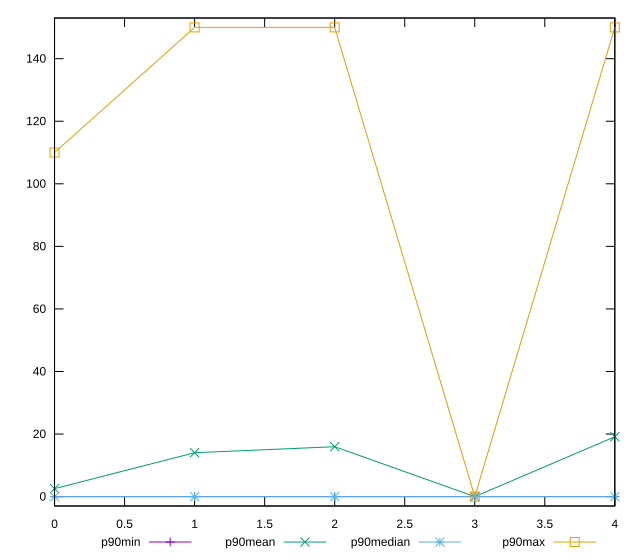

Recreate this plot in gnuplot.
reset

$p90Min <<EOF
0 0
1 0
2 0
3 0
4 0
EOF

$p90Mean <<EOF
0 2.5531914893617023
1 14.042553191489361
2 15.957446808510639
3 0
4 19.148936170212767
EOF

$p90Median <<EOF
0 0
1 0
2 0
3 0
4 0
EOF

$p90Max <<EOF
0 110
1 150
2 150
3 0
4 150
EOF

set key outside below
set xrange [0:4]
set yrange [-3:153]
set trange [-3:153]
set terminal svg size 640, 560 enhanced background rgb 'white'
set output "report_00019_2021-02-10T18-14-37.922Z//unminified-javascript/progression/value.svg"

plot $p90Min title "p90min" with linespoints, \
     $p90Mean title "p90mean" with linespoints, \
     $p90Median title "p90median" with linespoints, \
     $p90Max title "p90max" with linespoints

reset
